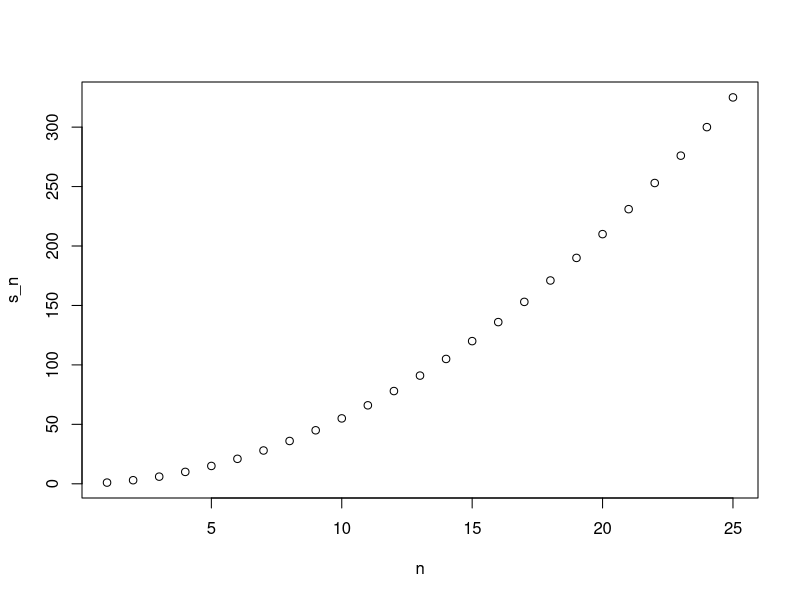

The R source for this figure:
# for loops
# 1+ 2 + 3+ ....+n = n(n+1)/2
# create a function which can calculate the sum of n terms
compute_s_n <- function(n){
  x <- 1:n
  sum(x)
}

m <- 25
s_n <- vector(length = m)
# create an empty vector to store the results from the for loop
for (n in 1:m) {
  s_n[n] <- compute_s_n(n)
}
# for loop has a variable and its conditions followed by the expression 
n <- 1:m
plot (n,s_n)